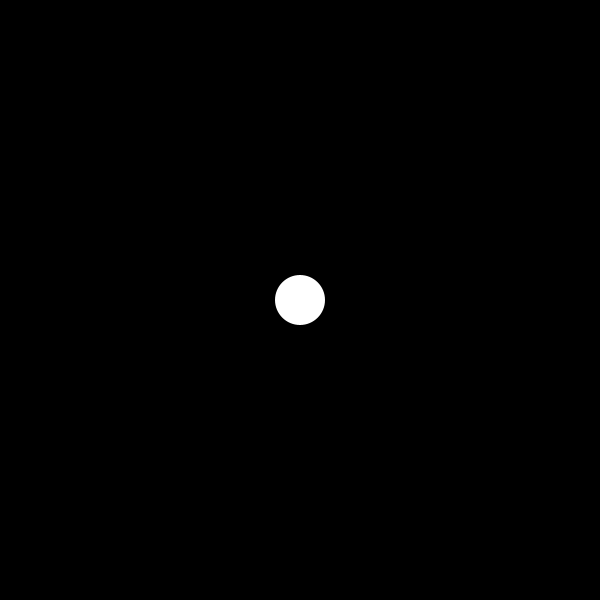
Frame 1 (no input)
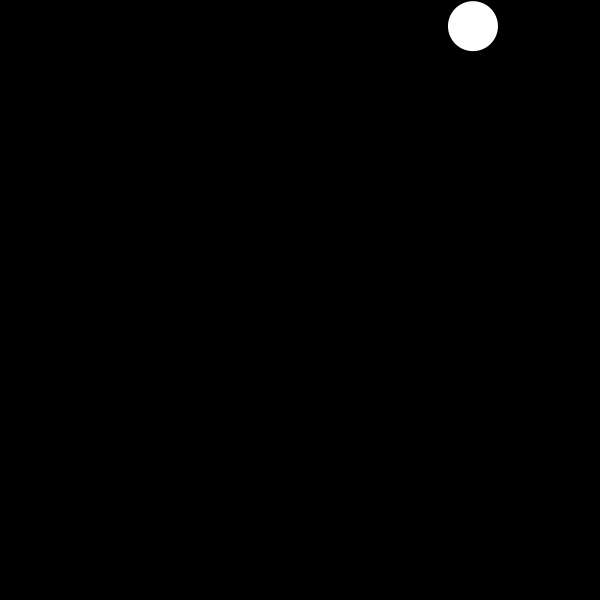
Frame 60 (the mouse pressed at the canvas centre just before this capture)
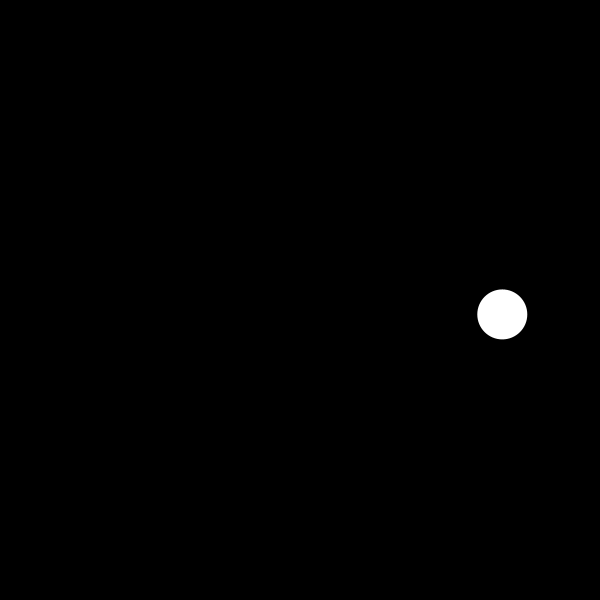
Frame 120 (the mouse held since frame 60 and released just before this capture)

The Processing sketch that drew these frames (run headless with seeded random() and noise(); from frame 60 on, the mouse is pressed at the canvas centre):

// Processing sketch: oneObject
// ── oneObject.pde
Mover m;  //create a new variable to hold a mover

void setup() {
  size(600, 600);
  m = new Mover(width/2, height/2); //create a new instance of that Mover object
}

void draw() {
  background(0);
  
  //display, update, and check the edges of the mover
  m.display();
  m.update();
  m.checkEdges();
}

// ── Mover.pde
class Mover {
  //instance variables
  float x, y;
  float xspeed, yspeed;
  float diameter;

  //Constructor (the blueprint on what to do when you build a new Mover object)
  Mover(float xpos, float ypos) {
    x = xpos;
    y = ypos;
    xspeed = random(-10, 10);
    yspeed = random(-10, 10);
    diameter = 50;
  }

  //how to draw the Mover
  void display() {
    fill(255);
    noStroke();
    ellipse(x, y, diameter, diameter);
  }

  //how to update the Mover
  void update() {
    x = x + xspeed;
    y = y + yspeed;
  }

  //how to deal with the edges of the screen
  void checkEdges() {
    if (x < diameter/2 || x > width - diameter/2) {
      xspeed = xspeed * -1;
    }
    if (y < diameter/2 || y > height - diameter/2) {
      yspeed = yspeed * -1;
    }
  }
}
